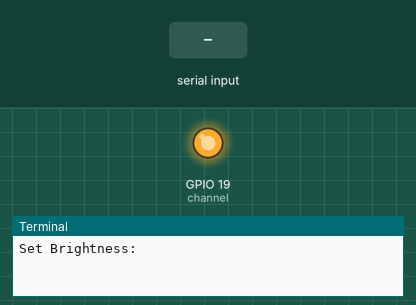
This program was run on a simulated Raspberry Pi (BCM pin numbers). On the bench: output pins drawn as LEDs (lit = HIGH), the last lines printed to the terminal. The inputs (shaded band) are chosen by the test bench. At 2.8 s the program stops and its outputs stay as they are.

Above: at 1.2 s.
1.3 s: "90" typed at the terminal, then Enter
At 1.7 s:
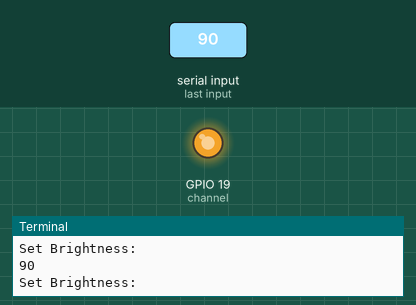
2.8 s: "q" typed at the terminal, then Enter
At 4.0 s:
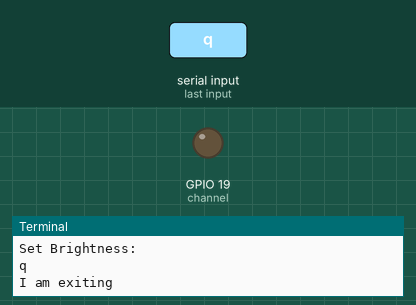
Timing chart, 0 to 4.3 s (numbered marks = the images above; inputs shaded):
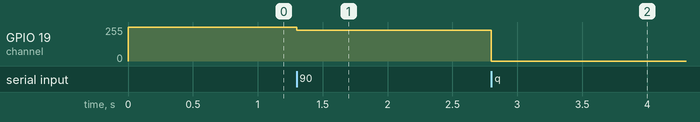

Measured:
- after the input at 1.3 s, GPIO 19 (channel): 255/255 → 230/255 at once
- after the input at 2.8 s, GPIO 19 (channel): 230/255 → 0/255 at once

The program:

pwm.py
```python
import RPi.GPIO as GPIO

channel = 19

GPIO.setmode(GPIO.BCM)
GPIO.setup(channel, GPIO.OUT)

p = GPIO.PWM(channel, 1000) # 0.5

p.start(100)

i = None

try:
	while i != 'q':

		try:
			# d = input('set a duty cycle: ')
			d = input("Set Brightness: ")
			# f = input('set a frequency: ')

			# if(d == 'q' or f == 'q'):
			# 	break

			if(d == 'q'):
				break

			p.ChangeDutyCycle(int(d))
			# p.ChangeFrequency(int(f))

		except ValueError as e:
			print("Value Error Rasied, Skipping..")
			pass
except KeyboardInterrupt as e:
	print("Received Ctrl+c --> Quitting...")
	pass

p.stop()
GPIO.cleanup()
print("I am exiting")
```
